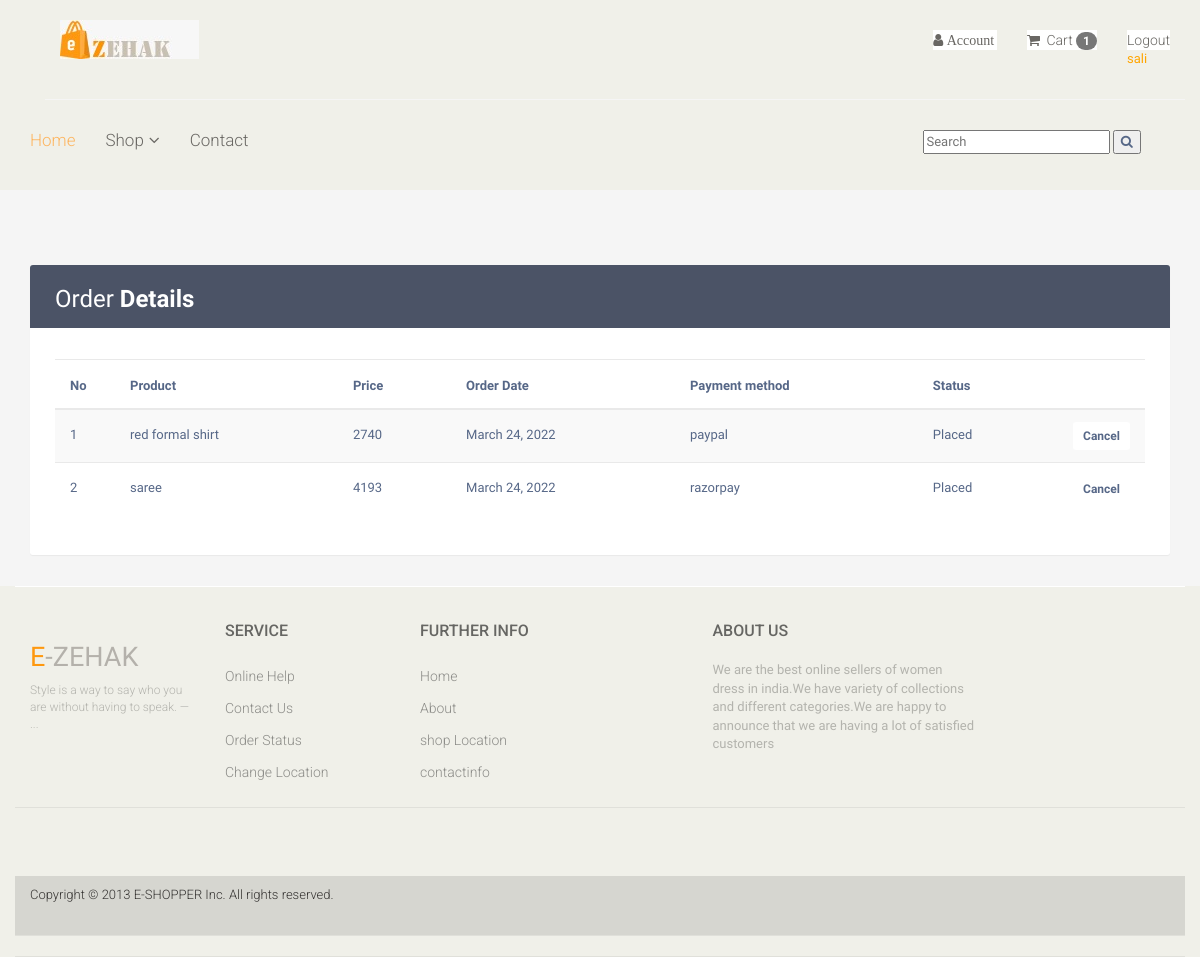
Screenshot of /myorder (signed in) with the database file from the repository.
### zehak/models.py (models this page shows, shortened)
class Order(models.Model):
    STATUS = {
        ('Placed','Placed'),
        ('Cancelled','Cancelled'),
        ('Shipped','Shipped'),
        ('Delivered','Delivered'),
        ('Returned','Returned')
    }
    PAYMENT_STATUS = {
        ('Success','Success'),
        ('Failed','Failed'),
        ('Pending','Pending'),
    }
    user = models.ForeignKey(User,on_delete=models.CASCADE)
    item = models.ForeignKey(Product,on_delete=models.CASCADE)
    order_id = models.UUIDField(default=uuid.uuid4, unique=True, db_index=True, editable=False)
    price = models.IntegerField()
    address = models.ForeignKey(Address,on_delete=models.CASCADE,null=True)
    order_date = models.DateField(auto_now_add=True)
    order_time = models.TimeField(auto_now_add=True)
    status = models.CharField(max_length=20,choices=STATUS,default='Placed')
    payment_status = models.CharField(max_length=20,choices=PAYMENT_STATUS,default='Success')
    pay_method = models.CharField(max_length=100,default=100)

### week8/models.py (models this page shows, shortened)
class Product(models.Model):
    image1 = models.ImageField(upload_to='photos/productimages')
    image2 = models.ImageField(upload_to='photos/productimages')
    image3 = models.ImageField(upload_to='photos/productimages',blank=True)
    image4 = models.ImageField(upload_to='photos/productimages',blank=True)
    brand = models.CharField(max_length=50)
    productname = models.CharField(max_length=50,unique=True)
    category = models.ForeignKey(Category,on_delete=models.CASCADE)
    price = models.IntegerField()
    offers = models.IntegerField(default=0)
    newprice = models.IntegerField(default=0)
    size = models.ManyToManyField(Size, default='s')
    stock = models.IntegerField()

### zehak/views.py (the view)
# urls.py: path('myorder',views.myorder,name='myorder'),
def myorder(request):
    user=request.user
    order = Order.objects.filter(user=user)
    context = {
        'user': user,
        'order' : order,
        }
    return render(request,"user/myorder.html",context)

### zehak/context_processor.py (called while the page is built)
def counter(request):
    cart_count = 0
    if 'admin' in request.path:
        return {}
    else:
        try:
            cart_items = CartItem.objects.all().filter(user=request.user)
            for cart_item in cart_items:
                cart_count += 1
        except TypeError:
            cart_count = 0
    return dict(cart_count=cart_count)

### templates/user/myorder.html (shortened to what this page needs)
{% load static %}
<!DOCTYPE html>
<html lang="en">
<head>
    <link href="{% static 'user/css/bootstrap.min.css' %}" rel="stylesheet">
    <link href="{% static 'user/css/font-awesome.min.css' %}" rel="stylesheet">
    <link href="{% static 'user/css/prettyPhoto.css' %}" rel="stylesheet">
    <link href="{% static 'user/css/price-range.css' %}" rel="stylesheet">
    <link href="{% static 'user/css/animate.css' %}" rel="stylesheet">
	<link href="{% static 'user/css/main.css' %}" rel="stylesheet">
	<link href="{% static 'user/css/responsive.css' %}" rel="stylesheet">
	<link rel="stylesheet" href="https://maxcdn.bootstrapcdn.com/font-awesome/4.7.0/css/font-awesome.min.css">
	<link rel="stylesheet" href="https://maxcdn.bootstrapcdn.com/bootstrap/3.3.7/css/bootstrap.min.css">
</head>
<body>
	<header id="header">
		<div class="header_top">
			<div class="container">
				<div class="row">
					<div class="col-sm-6">
						<div class="contactinfo">
							<ul class="nav nav-pills">
		<div class="header-middle">
			<div class="container">
				<div class="row">
					<div class="col-md-4 clearfix">
						<div class="logo pull-left">
							<a href=""><img src="{% static 'user/images/home/zehak.jpeg' %}"alt="" /></a>
						</div>
					</div>
					<div class="col-md-8 clearfix">
						<div class="shop-menu clearfix pull-right">
							<ul class="nav navbar-nav">
								<li class="dropdown"><a href=""><i class="fa fa-user"> Account</i>
								</a>
								</li>
								<li><a href="{% url 'cart'  %}"><i class="fa fa-shopping-cart"></i> Cart
									<span class='badge badge-warning' id='lblCartCount'>{{ cart_count }}</span>
								</a></li>
								{% if user.is_authenticated %}
								  <li><a href="{% url 'logout' %}">Logout</a><p style="color: orange;">{{user.username}}</p></li>
								{% else %}
								 <li><a href="userlogin"><i class="fa fa-lock"></i>Login</a></li>
								 <li><a href="register">register</a></li>
								{% endif %}
							</ul>
						</div>
					</div>
				</div>
			</div>
		</div>
		<div class="header-bottom">
			<div class="container">
				<div class="row">
					<div class="col-sm-9">
						<div class="mainmenu pull-left">
							<ul class="nav navbar-nav collapse navbar-collapse">
								<li><a href="/" class="active">Home</a></li>
								<li class="dropdown"><a href="#">Shop<i class="fa fa-angle-down"></i></a>
                                </li>
								<li><a href="">Contact</a></li>
							</ul>
						</div>
					</div>
					<div class="col-sm-3">
						<form action="{% url 'search' %}" method="GET">
						<div><span>
							<input type="text" name="keyword" placeholder="Search"/>
						<button type="submit">
							<i class="fa fa-search" aria-hidden="true"></i>
						</button>
					</span>
					</div>
					</form>
					</div>
				</div>
			</div>
		</div>
	</header>
	<section id="slider">
	</section>
	<div class="container">
        <div class="table-wrapper">
            <div class="table-title">
                <div class="row">
                    <div class="col-sm-4">
						<h2>Order <b>Details</b></h2>
					</div>
					<div class="col-sm-8">
					</div>
                </div>
            </div>
			<div class="table-filter">
				<div class="row">
                    <div class="col-sm-3">
					</div>
                </div>
			</div>
            <table class="table table-striped table-hover">
                <thead>
                    <tr>
                        <th>No</th>
                        <th>Product</th>
						<th>Price</th>
						<th>Order Date</th>
                        <th>Payment method</th>
						<th>Status</th>
						<th>    </th>
                    </tr>
                </thead>
                <tbody>
                    {% for order in order %}
                    <tr>
                        <td>{{ forloop.counter }}</td>
                        <td>{{ order.item.productname }}</td>
						<td>{{ order.price }}</td>
                        <td>{{ order.order_date }}</td>
						<td><span >{{ order.pay_method }}</span></td>
						<td>{{ order.status }}</td>
						<td><button class="btn btn-sm btn-danger" ><a href="{% url 'delete_order' order.id %}">Cancel</a></button></td>
                    </tr>
                    {% endfor %}
                </tbody>
            </table>
        </div>
    </div>
	<section>
		<div class="container">
			<div class="row">
				<div class="col-sm-3">
				</div>
				<div class="col-sm-9 padding-right">
					</div>
				</div>
			</div>
	</section>
	<footer id="footer">
		<div class="footer-top">
			<div class="container">
				<div class="row">
					<div class="col-sm-2">
						<div class="companyinfo">
							<h2><span>e</span>-ZEHAK</h2>
							<p>Style is a way to say who you are without having to speak. — ...</p>
						</div>
					</div>
		<div class="footer-widget">
			<div class="container">
				<div class="row">
					<div class="col-sm-2">
						<div class="single-widget">
							<h2>Service</h2>
							<ul class="nav nav-pills nav-stacked">
								<li><a href="#">Online Help</a></li>
								<li><a href="#">Contact Us</a></li>
								<li><a href="#">Order Status</a></li>
								<li><a href="#">Change Location</a></li>
							</ul>
						</div>
					</div>
					<div class="col-sm-2">
						<div class="single-widget">
							<h2>Further info</h2>
							<ul class="nav nav-pills nav-stacked">
								<li><a href="#">Home</a></li>
								<li><a href="#">About</a></li>
								<li><a href="#">shop Location</a></li>
								<li><a href="#">contactinfo</a></li>
							</ul>
						</div>
					</div>
					<div class="col-sm-3 col-sm-offset-1">
						<div class="single-widget">
							<h2>About Us</h2>
							<p style="color:#B3B3AD;">We are the best online sellers of women dress in india.We have variety of collections and different categories.We are happy to announce that we are having a lot of satisfied customers</p>
						</div>
					</div>
				</div>
			</div>
		</div>
		<div class="footer-bottom">
			<div class="container">
				<div class="row">
					<p class="pull-left">Copyright © 2013 E-SHOPPER Inc. All rights reserved.</p>
				</div>
			</div>
		</div>
	</footer>
</body>
</html>
<!-- {% load static %}

### static/user/css/main.css (style rules this page uses)
body { font-family: 'Roboto', sans-serif; position: relative; font-weight: 400px; }
ul li { list-style: none; }
a { -webkit-transition: 300ms; transition: 300ms; }
h1, h2, h3, h4, h5, h6 { font-family: 'Roboto', sans-serif; }
.header_top { background: none repeat scroll 0 0 #F0F0E9; }
.contactinfo ul li:first-child { margin-left: -15px; }
.contactinfo ul li a { font-size: 12px; color: #696763; font-family: 'Roboto', sans-serif; }
.header-middle .container .row { border-bottom: 1px solid #f5f5f5; margin-left: 0; margin-right: 0; padding-bottom: 20px; padding-top: 20px; }
.shop-menu ul li { display: inline-block; padding-left: 15px; padding-right: 15px; }
.shop-menu ul li:last-child { padding-right: 0; }
.shop-menu ul li a { background: #FFFFFF; color: #696763; font-family: 'Roboto', sans-serif; font-size: 14px; font-weight: 300; padding: 0; padding-right: 0; margin-top: 10px; }
.shop-menu ul li a i { margin-right: 3px; }
.header-bottom { padding-bottom: 30px; padding-top: 30px; }
.navbar-collapse.collapse { padding-left: 0; }
.mainmenu ul li { padding-right: 15px; padding-left: 15px; }
.mainmenu ul li:first-child { padding-left: 0px; }
.mainmenu ul li a { color: #696763; font-family: 'Roboto', sans-serif; font-size: 17px; font-weight: 300; padding: 0; padding-bottom: 10px; }
.mainmenu ul li a:hover, .mainmenu ul li a.active, .shop-menu ul li a.active { background: none; color: #fdb45e; }
.navbar-nav li ul.sub-menu li a { color: #fff; }
.fa-angle-down { padding-left: 5px; }
#footer { background: #F0F0E9; }
.footer-top .container { border-bottom: 1px solid #E0E0DA; padding-bottom: 20px; }
.companyinfo { margin-top: 57px; }
.companyinfo h2 { color: #B4B1AB; font-family: abel; font-size: 27px; text-transform: uppercase; }
.companyinfo h2 span { color: #FE980F; }
.companyinfo p { color: #B3B3AD; font-family: 'Roboto', sans-serif; font-size: 12px; font-weight: 300; }
.footer-top .col-sm-3 { overflow: hidden; }
.footer-widget { margin-bottom: 68px; }
.footer-widget .container { border-top: 1px solid #FFFFFF; padding-top: 15px; }
.single-widget h2 { color: #666663; font-family: 'Roboto', sans-serif; font-size: 16px; font-weight: 500; margin-bottom: 22px; text-transform: uppercase; }
.single-widget ul li a { color: #8C8C88; font-family: 'Roboto', sans-serif; font-size: 14px; font-weight: 300; padding: 5px 0; }
.footer-bottom { background: #D6D6D0; padding-top: 10px; }
.footer-bottom p { color: #363432; font-family: 'Roboto', sans-serif; font-weight: 300; margin-left: 15px; }
#slider { padding-bottom: 45px; }
.padding-right { padding-right: 0; }

### templates/user/myorder.html (style rules this page uses)
.dropdown { position: relative; display: inline-block; }
body { color: #566787; background: #f5f5f5; font-family: 'Varela Round', sans-serif; font-size: 13px; }
.table-wrapper { background: #fff; padding: 20px 25px; margin: 30px auto; border-radius: 3px; box-shadow: 0 1px 1px rgba(0,0,0,.05); }
.table-wrapper .btn { float: right; color: #333; background-color: #fff; border-radius: 3px; border: none; outline: none !important; margin-left: 10px; }
.table-title { color: #fff; background: #4b5366; padding: 16px 25px; margin: -20px -25px 10px; border-radius: 3px 3px 0 0; }
.table-title h2 { margin: 5px 0 0; font-size: 24px; }
.table-filter { padding: 5px 0 15px; border-bottom: 1px solid #e9e9e9; margin-bottom: 5px; }
table.table tr th, table.table tr td { border-color: #e9e9e9; padding: 12px 15px; vertical-align: middle; }
table.table tr th:first-child { width: 60px; }
table.table tr th:last-child { width: 80px; }
table.table-striped tbody tr:nth-of-type(odd) { background-color: #fcfcfc; }
table.table td a { font-weight: bold; color: #566787; display: inline-block; text-decoration: none; }

### rows the page displays
Order: item.productname "red formal shirt", price "2740", order_date "March 24, 2022", pay_method "paypal", status "Placed"
Order: item.productname "saree", price "4193", order_date "March 24, 2022", pay_method "razorpay", status "Placed"

### other values shown
{{ cart_count }} "1"
{{ user.username }} "sali"
